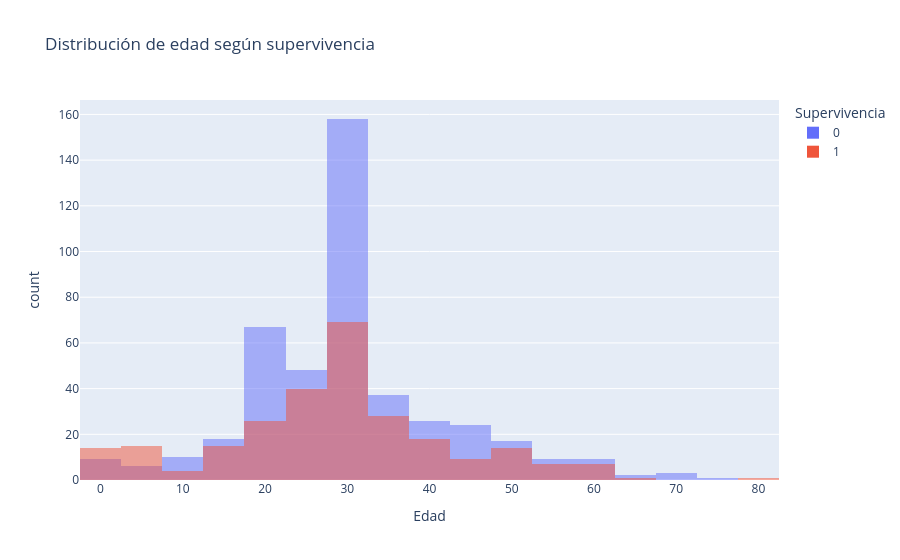

Write notebook code for a chart like this one.
### Code cell
# Gráfico simple de la distribución de edad según supervivencia
import plotly.express as px

df = final_train.copy()
df['survived'] = y_train

fig = px.histogram(
    df, 
    x='age', 
    color='survived',
    nbins=30,
    barmode='overlay',
    labels={'survived': 'Supervivencia', 'age': 'Edad'},
    title='Distribución de edad según supervivencia'
)

fig.show()

### Figure 1 — Plotly figure (JSON) as saved in the notebook; plotly's stock layout.template omitted (floating-point values rounded to 4 significant figures; data arrays with more than 128 entries replaced by an {"elided": "..."} marker saying what was removed)
{"data": [{"bingroup": "x", "hovertemplate": "Supervivencia=0<br>Edad=%{x}<br>count=%{y}<extra></extra>", "legendgroup": "0", "marker": {"color": "#636efa", "opacity": 0.5, "pattern": {"shape": ""}}, "name": "0", "nbinsx": 30, "orientation": "v", "showlegend": true, "type": "histogram", "x": {"elided": "444 float values"}, "xaxis": "x", "yaxis": "y"}, {"bingroup": "x", "hovertemplate": "Supervivencia=1<br>Edad=%{x}<br>count=%{y}<extra></extra>", "legendgroup": "1", "marker": {"color": "#EF553B", "opacity": 0.5, "pattern": {"shape": ""}}, "name": "1", "nbinsx": 30, "orientation": "v", "showlegend": true, "type": "histogram", "x": {"elided": "268 float values"}, "xaxis": "x", "yaxis": "y"}], "layout": {"barmode": "overlay", "legend": {"title": {"text": "Supervivencia"}, "tracegroupgap": 0}, "title": {"text": "Distribución de edad según supervivencia"}, "xaxis": {"anchor": "y", "domain": [0.0, 1.0], "title": {"text": "Edad"}}, "yaxis": {"anchor": "x", "domain": [0.0, 1.0], "title": {"text": "count"}}}}
